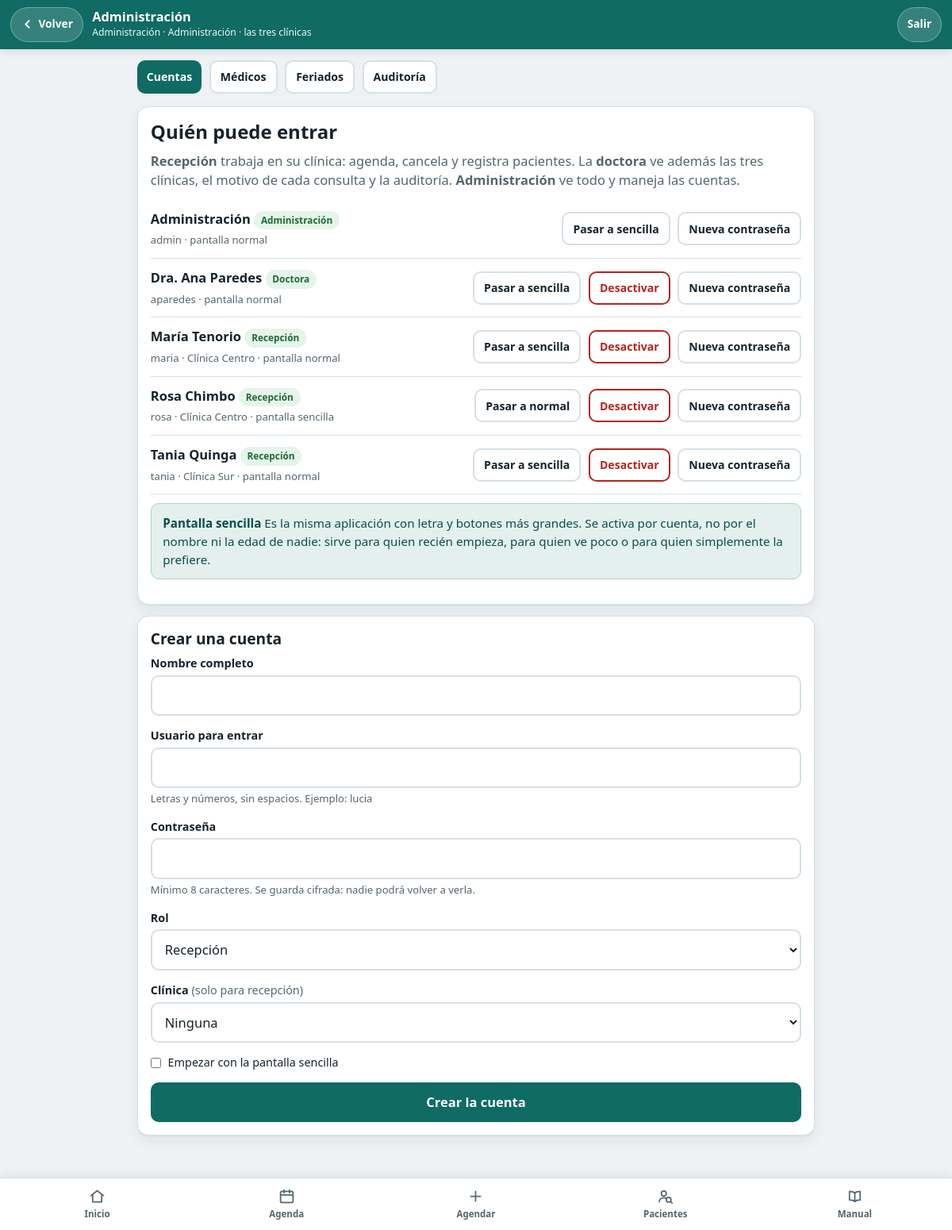
The page /admin.php (signed in) on the database its author committed.
### tables this page shows
CREATE TABLE usuarios (
  id INT AUTO_INCREMENT PRIMARY KEY,
  nombre VARCHAR(120) NOT NULL,
  usuario VARCHAR(40) NOT NULL UNIQUE,
  clave_hash VARCHAR(255) NOT NULL,
  rol ENUM('admin','doctora','recepcion') NOT NULL,
  clinica_id INT NULL,                     
  modo_simple TINYINT(1) NOT NULL DEFAULT 0,   
  activo TINYINT(1) NOT NULL DEFAULT 1,
  FOREIGN KEY (clinica_id) REFERENCES clinicas(id)
);

CREATE TABLE clinicas (
  id INT AUTO_INCREMENT PRIMARY KEY,
  nombre VARCHAR(80) NOT NULL UNIQUE,
  direccion VARCHAR(160) NULL,
  telefono VARCHAR(20) NULL,
  hora_apertura TIME NOT NULL DEFAULT '08:00:00',
  hora_cierre   TIME NOT NULL DEFAULT '18:00:00',
  activo TINYINT(1) NOT NULL DEFAULT 1
);

### lib/auth.php (called while the page is built, shortened)
<?php
require_once __DIR__ . '/db.php';
require_once __DIR__ . '/validacion.php';
require_once __DIR__ . '/agenda.php';
require_once __DIR__ . '/plantilla.php';
function usuario_actual(): ?array
{
    static $cache = [];
    $id = (int)($_SESSION['uid'] ?? 0);
    if (!array_key_exists($id, $cache)) {
        $u = fila('SELECT * FROM usuarios WHERE id = ? AND activo = 1', [$id]);
        $cache[$id] = $u;
    }
    return $cache[$id];
}
function uid(): int
{
    return (int)(usuario_actual()['id'] ?? 0);
}
function modo_simple(): bool
{
    return !empty(usuario_actual()['modo_simple']);
}
function permisos_de(string $rol): array
{
    $recepcion = ['ver_agenda', 'agendar', 'cancelar', 'marcar_estado',
                  'ver_pacientes', 'crear_paciente', 'editar_paciente'];
    $doctora   = array_merge($recepcion, ['ver_todas_las_clinicas', 'ver_motivo', 'ver_auditoria', 'respaldo']);
    $admin     = array_merge($doctora, ['gestionar_usuarios', 'gestionar_catalogos']);
    return ['recepcion' => $recepcion, 'doctora' => $doctora, 'admin' => $admin][$rol] ?? [];
}
function puede(string $accion): bool
{
    $u = usuario_actual();
    return $u !== null && in_array($accion, permisos_de($u['rol']), true);
}
function exigir_login(): void
{
    if (usuario_actual()) return;
}
function exigir(string $accion): void
{
    exigir_login();
    if (puede($accion)) return;
    ?>
    <?php
    exit;
}
function usuarios_todos(): array
{
    return filas('SELECT u.*, c.nombre AS clinica_nombre FROM usuarios u
                  LEFT JOIN clinicas c ON c.id = u.clinica_id ORDER BY u.activo DESC, u.nombre');
}

### lib/db.php (called while the page is built, shortened)
<?php
function config(): array
{
    static $c = null;
    if ($c === null) {
        $local = __DIR__ . '/../config/local.php';
        $c = require (is_file($local) ? $local : __DIR__ . '/../config/local.example.php');
    }
    return $c;
}
function db(): PDO
{
    static $pdo = null;
    if ($pdo) return $pdo;
    $c = config();
    $pdo = new PDO(
        "mysql:host={$c['host']};port={$c['puerto']};charset=utf8mb4",
        $c['usuario'],
        $c['clave'],
        [
            PDO::ATTR_ERRMODE            => PDO::ERRMODE_EXCEPTION,
            PDO::ATTR_DEFAULT_FETCH_MODE => PDO::FETCH_ASSOC,
            PDO::ATTR_EMULATE_PREPARES   => false,
        ]
    );
    $pdo->exec("SET time_zone = '-05:00'");
    require_once __DIR__ . '/instalador.php';
    instalar_si_hace_falta($pdo, $c['base']);
    $pdo->exec('USE `' . $c['base'] . '`');
    return $pdo;
}
function consulta(string $sql, array $parametros = []): PDOStatement
{
    $s = db()->prepare($sql);
    $s->execute($parametros);
    return $s;
}
function fila(string $sql, array $parametros = []): ?array
{
    $r = consulta($sql, $parametros)->fetch();
    return $r === false ? null : $r;
}
function filas(string $sql, array $parametros = []): array
{
    return consulta($sql, $parametros)->fetchAll();
}

### config/local.example.php (called while the page is built)
<?php
return [
    'host'    => '127.0.0.1',
    'puerto'  => 3306,
    'base'    => 'clinagenda',
    'usuario' => 'root',
    'clave'   => '',
];

### lib/instalador.php (called while the page is built, shortened)
<?php
function instalar_si_hace_falta(PDO $pdo, string $base): void
{
    if (tabla_citas_existe($pdo, $base)) return;
    $pdo->query("SELECT GET_LOCK('clinagenda_instalar', 30)");
    try {
        if (tabla_citas_existe($pdo, $base)) return;
        $s = $pdo->prepare('SELECT COUNT(*) FROM information_schema.tables WHERE table_schema = ?');
        $s->execute([$base]);
        $pdo->exec("CREATE DATABASE IF NOT EXISTS `$base` CHARACTER SET utf8mb4 COLLATE utf8mb4_unicode_ci");
        $pdo->exec("USE `$base`");
        try {
            foreach (['01_esquema.sql', '02_datos_demo.sql'] as $archivo) {
                foreach (sentencias_sql((string)file_get_contents(__DIR__ . '/../sql/' . $archivo)) as $sentencia) {
                    $pdo->exec($sentencia);
                }
            }
        } catch (Throwable $e) {
            $pdo->exec("DROP DATABASE `$base`");
            throw $e;
        }
    } finally {
        $pdo->query("SELECT RELEASE_LOCK('clinagenda_instalar')");
    }
}
function tabla_citas_existe(PDO $pdo, string $base): bool
{
    $s = $pdo->prepare('SELECT COUNT(*) FROM information_schema.tables WHERE table_schema = ? AND table_name = ?');
    $s->execute([$base, 'citas']);
    return (int)$s->fetchColumn() > 0;
}
function sentencias_sql(string $sql): array
{
    $sinComentarios = (string)preg_replace('/^\s*--.*$/m', '', $sql);
    $partes = preg_split('/;\s*$/m', $sinComentarios) ?: [];
    return array_values(array_filter(array_map('trim', $partes),
        fn($s) => $s !== '' && !preg_match('/^(CREATE DATABASE|USE)\b/i', $s)));
}

### lib/validacion.php (called while the page is built, shortened)
<?php
function h(?string $s): string
{
    return htmlspecialchars((string)$s, ENT_QUOTES | ENT_SUBSTITUTE, 'UTF-8');
}

### admin.php (the view, shortened to what this page needs)
<?php
require __DIR__ . '/lib/auth.php';
$seccion = in_array($_GET['s'] ?? '', ['usuarios', 'medicos', 'feriados'], true) ? $_GET['s'] : 'usuarios';
exigir($seccion === 'usuarios' ? 'gestionar_usuarios' : 'gestionar_catalogos');
$errores = [];
$form = ['nombre' => '', 'usuario' => '', 'clave' => '', 'rol' => 'recepcion', 'clinica_id' => '', 'modo_simple' => ''];
cabecera('Administración', ['volver' => 'inicio.php']);
?>
<nav class="fila pestanas" aria-label="Secciones de administración">
  <?php foreach (['usuarios' => 'Cuentas', 'medicos' => 'Médicos', 'feriados' => 'Feriados'] as $k => $t): ?>
    <a class="btn chico <?= $seccion === $k ? '' : 'gris' ?>" href="admin.php?s=<?= $k ?>"><?= $t ?></a>
  <?php endforeach; ?>
  <a class="btn chico gris" href="auditoria.php">Auditoría</a>
</nav>
<?php if ($seccion === 'usuarios'): ?>
  <div class="tarjeta">
    <h1>Quién puede entrar</h1>
    <p class="suave"><strong>Recepción</strong> trabaja en su clínica: agenda, cancela y registra pacientes.
      La <strong>doctora</strong> ve además las tres clínicas, el motivo de cada consulta y la auditoría.
      <strong>Administración</strong> ve todo y maneja las cuentas.</p>
    <?php foreach (usuarios_todos() as $x): ?>
      <div class="fila-cuenta <?= $x['activo'] ? '' : 'inactiva' ?>">
        <div class="crece">
          <strong><?= h($x['nombre']) ?></strong>
          <span class="etq <?= $x['activo'] ? 'atendida' : 'cancelada' ?>"><?= $x['activo'] ? NOMBRE_ROL[$x['rol']] : 'Desactivada' ?></span><br>
          <span class="ayuda-campo"><?= h($x['usuario']) ?><?= $x['clinica_nombre'] ? ' · ' . h($x['clinica_nombre']) : '' ?>
            · pantalla <?= $x['modo_simple'] ? 'sencilla' : 'normal' ?></span>
        </div>
        <div class="fila">
          <?= boton_post('admin.php', ['id' => $x['id'], 'accion' => 'modo_simple'], $x['modo_simple'] ? 'Pasar a normal' : 'Pasar a sencilla') ?>
          <?php if ((int)$x['id'] !== uid()): ?>
            <?= boton_post('admin.php', ['id' => $x['id'], 'accion' => 'activo'], $x['activo'] ? 'Desactivar' : 'Activar',
                           $x['activo'] ? 'btn peligro chico' : 'btn sec chico',
                           $x['activo'] ? '¿Desactivar la cuenta de ' . $x['nombre'] . '? No podrá entrar hasta que la active de nuevo.' : '') ?>
          <?php endif; ?>
          <details class="cambiar-clave">
            <summary class="btn gris chico">Nueva contraseña</summary>
          </details>
        </div>
      </div>
    <?php endforeach; ?>
    <div class="aviso info separado">
      <strong>Pantalla sencilla</strong>
      Es la misma aplicación con letra y botones más grandes. Se activa por cuenta, no por el
      nombre ni la edad de nadie: sirve para quien recién empieza, para quien ve poco o para
      quien simplemente la prefiere.
    </div>
  </div>
  <form class="tarjeta" method="post" action="admin.php?s=usuarios" novalidate>
    <h2>Crear una cuenta</h2>
    <?php campo('nombre', 'Nombre completo', $form, $errores, ['extra' => 'maxlength="120"']); ?>
    <?php campo('usuario', 'Usuario para entrar', $form, $errores,
                ['ayuda' => 'Letras y números, sin espacios. Ejemplo: lucia', 'extra' => 'maxlength="20" autocapitalize="none" spellcheck="false"']); ?>
    <div class="campo <?= isset($errores['rol']) ? 'malo' : '' ?>">
      <label for="rol">Rol</label>
      <select id="rol" name="rol">
        <?php foreach (NOMBRE_ROL as $v => $t): ?>
          <option value="<?= $v ?>" <?= $form['rol'] === $v ? 'selected' : '' ?>><?= $t ?></option>
        <?php endforeach; ?>
      </select>
    </div>
    <div class="campo <?= isset($errores['clinica_id']) ? 'malo' : '' ?>">
      <label for="clinica_id">Clínica <span class="opt">(solo para recepción)</span></label>
      <select id="clinica_id" name="clinica_id">
        <option value="">Ninguna</option>
      </select>
    </div>
    <label class="marcar campo">
      <input type="checkbox" name="modo_simple" value="1" <?= $form['modo_simple'] ? 'checked' : '' ?>>
      Empezar con la pantalla sencilla
    </label>
    <button class="btn ancho" type="submit">Crear la cuenta</button>
  </form>
<?php endif; ?>
<?php pie(['activo' => 'admin']); ?>

### lib/plantilla.php (shortened to what this page needs)
<?php
function cabecera(string $titulo, array $op = []): void
{
    $u      = usuario_actual();
    $volver = $op['volver'] ?? null;
    $sinNav = $op['sin_nav'] ?? false;
    $lugar  = '';
    if ($u) {
        $lugar = $u['clinica_id'] ? (clinica((int)$u['clinica_id'])['nombre'] ?? '') : 'las tres clínicas';
        $lugar = NOMBRE_ROL[$u['rol']] . ' · ' . $lugar;
    }
    ?><!DOCTYPE html>
<html lang="es">
<head>
<link rel="stylesheet" href="assets/estilos.css">
</head>
<body class="<?= modo_simple() ? 'simple' : '' ?>">
<?php if ($u): ?>
<header class="barra">
  <?php if ($volver): ?>
    <a class="btn-volver" href="<?= h($volver) ?>">
      <svg viewBox="0 0 24 24" aria-hidden="true"><path d="M15 18l-6-6 6-6"/></svg>
      <span>Volver</span>
    </a>
  <?php endif; ?>
  <div class="barra-tit">
    <strong><?= h($titulo) ?></strong>
    <small><?= h($u['nombre']) ?> · <?= h($lugar) ?></small>
  </div>
  <a class="btn-salir" href="salir.php">Salir</a>
</header>
<?php endif; ?>
<main class="<?= $sinNav ? 'sin-nav' : '' ?>">
<?php
}
function icono(string $nombre): string
{
    return '<svg viewBox="0 0 24 24" aria-hidden="true">' . (ICONOS[$nombre] ?? '') . '</svg>';
}
function pie(array $op = []): void
{
    $u      = usuario_actual();
    $sinNav = $op['sin_nav'] ?? false;
    $actual = $op['activo'] ?? '';
    $enlaces = modo_simple()
        ? ['inicio' => 'Inicio', 'manual' => 'Manual de uso']
        : ['inicio' => 'Inicio', 'agenda' => 'Agenda', 'agendar' => 'Agendar', 'pacientes' => 'Pacientes', 'manual' => 'Manual'];
    $iconoDe = ['agendar' => 'mas'];
    ?>
</main>
<?php if ($u && !$sinNav): ?>
<nav class="<?= modo_simple() ? 'nav-simple' : 'nav' ?> no-imprimir" aria-label="Secciones">
  <?php foreach ($enlaces as $pagina => $texto): ?>
    <a href="<?= $pagina ?>.php" <?= $actual === $pagina ? 'aria-current="page"' : '' ?>>
      <?= icono($iconoDe[$pagina] ?? $pagina) ?><span><?= h($texto) ?></span></a>
  <?php endforeach; ?>
</nav>
<?php endif; ?>
</body>
</html>
<?php
}
function boton_post(string $accion, array $campos, string $texto, string $clase = 'btn gris chico', string $confirmar = ''): string
{
    $s = '<form method="post" action="' . h($accion) . '" class="en-linea"'
       . ($confirmar ? ' data-confirmar="' . h($confirmar) . '"' : '') . '>' . campo_csrf();
    foreach ($campos as $k => $v) $s .= '<input type="hidden" name="' . h($k) . '" value="' . h((string)$v) . '">';
    return $s . '<button class="' . h($clase) . '" type="submit">' . h($texto) . '</button></form>';
}
    ?>
    <?php
function campo(string $nombre, string $etiqueta, array $datos, array $errores, array $op = []): void
{
    $tipo  = $op['tipo'] ?? 'text';
    $ayuda = $op['ayuda'] ?? '';
    $extra = $op['extra'] ?? '';
    $opc   = !empty($op['opcional']) ? ' <span class="opt">(opcional)</span>' : '';
    ?>
    <div class="campo <?= isset($errores[$nombre]) ? 'malo' : '' ?>">
      <label for="<?= h($nombre) ?>"><?= h($etiqueta) ?><?= $opc ?></label>
      <input type="<?= h($tipo) ?>" id="<?= h($nombre) ?>" name="<?= h($nombre) ?>"
             value="<?= h((string)($datos[$nombre] ?? '')) ?>" <?= $extra ?>
             <?= isset($errores[$nombre]) ? 'aria-invalid="true" aria-describedby="err-' . h($nombre) . '"' : '' ?>>
      <?php if (isset($errores[$nombre])): ?>
        <span class="error-campo" id="err-<?= h($nombre) ?>"><?= h($errores[$nombre]) ?></span>
      <?php elseif ($ayuda): ?>
        <span class="ayuda-campo"><?= h($ayuda) ?></span>
      <?php endif; ?>
    </div>
    <?php
}

### rows shown on the page
usuarios: nombre "Administración", rol "Administración", usuario "admin", modo_simple "normal", texto "Pasar a sencilla"
usuarios: nombre "Dra. Ana Paredes", rol "Doctora", usuario "aparedes", modo_simple "normal", texto "Pasar a sencilla Desactivar"
usuarios: nombre "María Tenorio", rol "Recepción", usuario "maria", clinica.nombre "Clínica Centro", modo_simple "normal", texto "Pasar a sencilla Desactivar"
usuarios: nombre "Rosa Chimbo", rol "Recepción", usuario "rosa", clinica.nombre "Clínica Centro", modo_simple "sencilla", texto "Pasar a normal Desactivar"
usuarios: nombre "Tania Quinga", rol "Recepción", usuario "tania", clinica.nombre "Clínica Sur", modo_simple "normal", texto "Pasar a sencilla Desactivar"

### other values the page prints
$titulo "Administración"
$lugar "Administración · las tres clínicas"
$t "Cuentas"
$t "Médicos"
$t "Feriados"
$etiqueta "Nombre completo Usuario para entrar Contraseña"
$ayuda "Letras y números, sin espacios. Ejemplo: lucia Mínimo 8 caracteres. Se guarda cifrada: nadie podrá volver a verla."
$texto "Inicio"
$texto "Agenda"
$texto "Agendar"
$texto "Pacientes"
$texto "Manual"
form field rol "Recepción"
